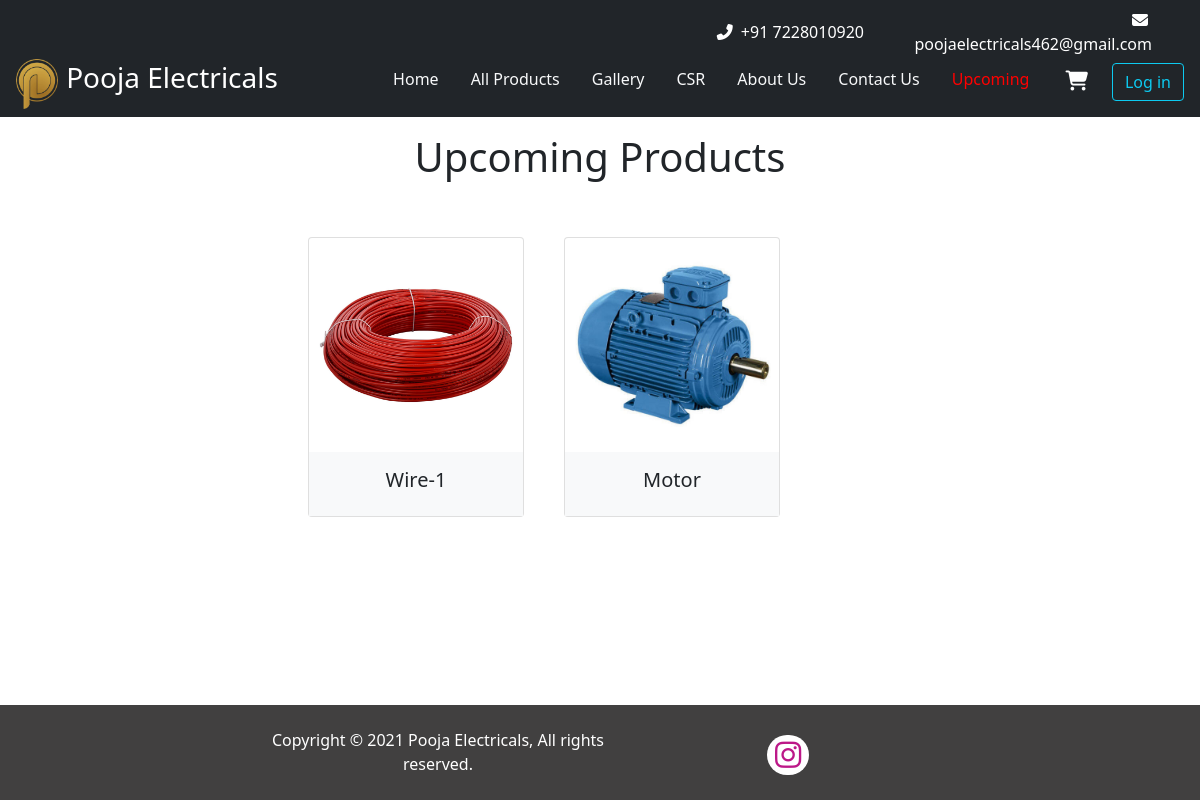
Screenshot of /upcoming_product_list.php with the database file from the repository.
### tables this page shows
CREATE TABLE `upcoming_products` (
  `id` int(10) NOT NULL,
  `title` varchar(255) NOT NULL,
  `desc` varchar(1000) NOT NULL,
  `image` varchar(255) NOT NULL
);

### upcoming_product_list.php (the view)
<?php
include './top.php';
?>
<h1 class="text-center mt-3">Upcoming Products</h1>
<div class="w-50  m-auto  mt-3">
  <div class="row  text-center my-5">
    <?php
    $title_query = "SELECT * from upcoming_products";
    $result = mysqli_query($conn, $title_query);
    if (mysqli_num_rows($result) > 0) {
      while ($r = mysqli_fetch_assoc($result)) {
    ?>
        <div class="col-3 m-2" style="width: 15rem;" onclick="window.location = 'upcoming.php?id=<?= $r['id']?>'">
          <div class="card rounded-lg">
            <img src="./upload/upcoming/<?= $r['image'] ?>" class="card-img-top rounded-top p-2" alt="...">
            <div class="card-body bg-light">
              <h5 class="card-title "><?= $r['title'] ?></h5>
            </div>
          </div>
        </div>
    <?php
      }
    }
    ?>
  </div>
</div>
<?php include 'bottom.php' ?>

### rows the page displays
upcoming_products: image (picture), title "Wire-1"
upcoming_products: image (picture), title "Motor"

### other values shown
$app_name "Pooja Electricals"
